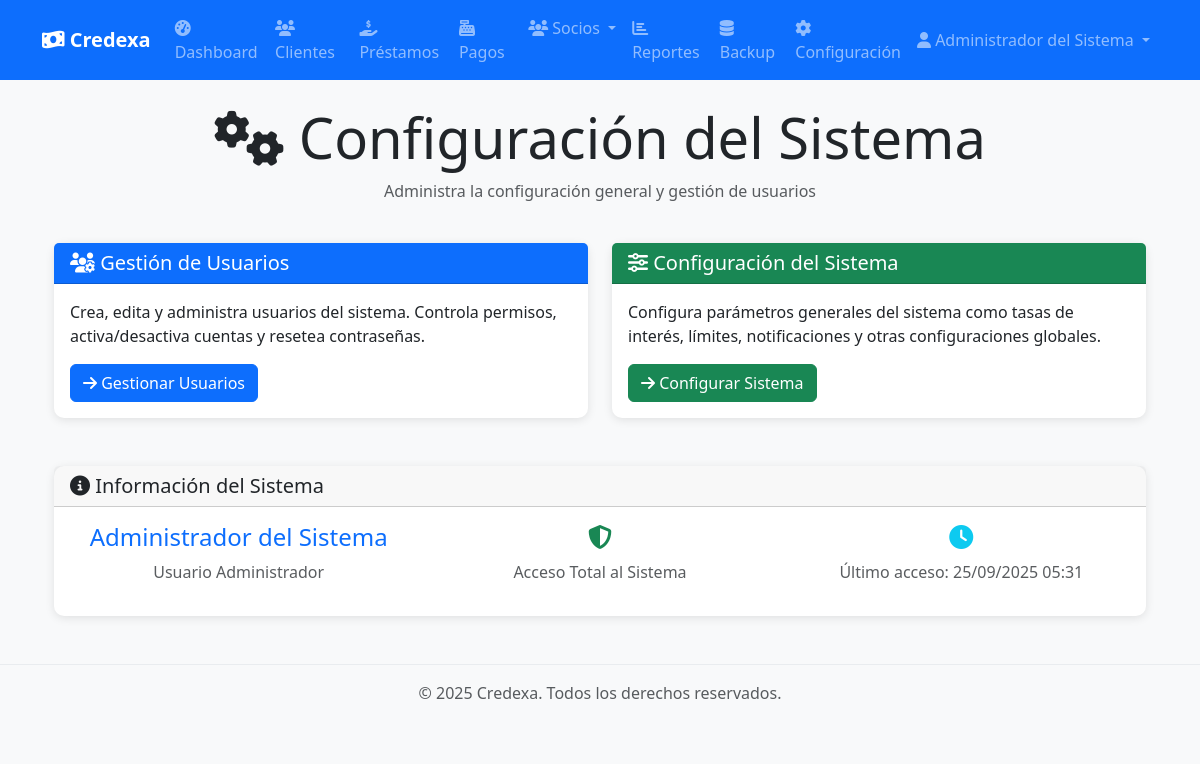
Before: /api/configuracion (signed in) with the older database file.
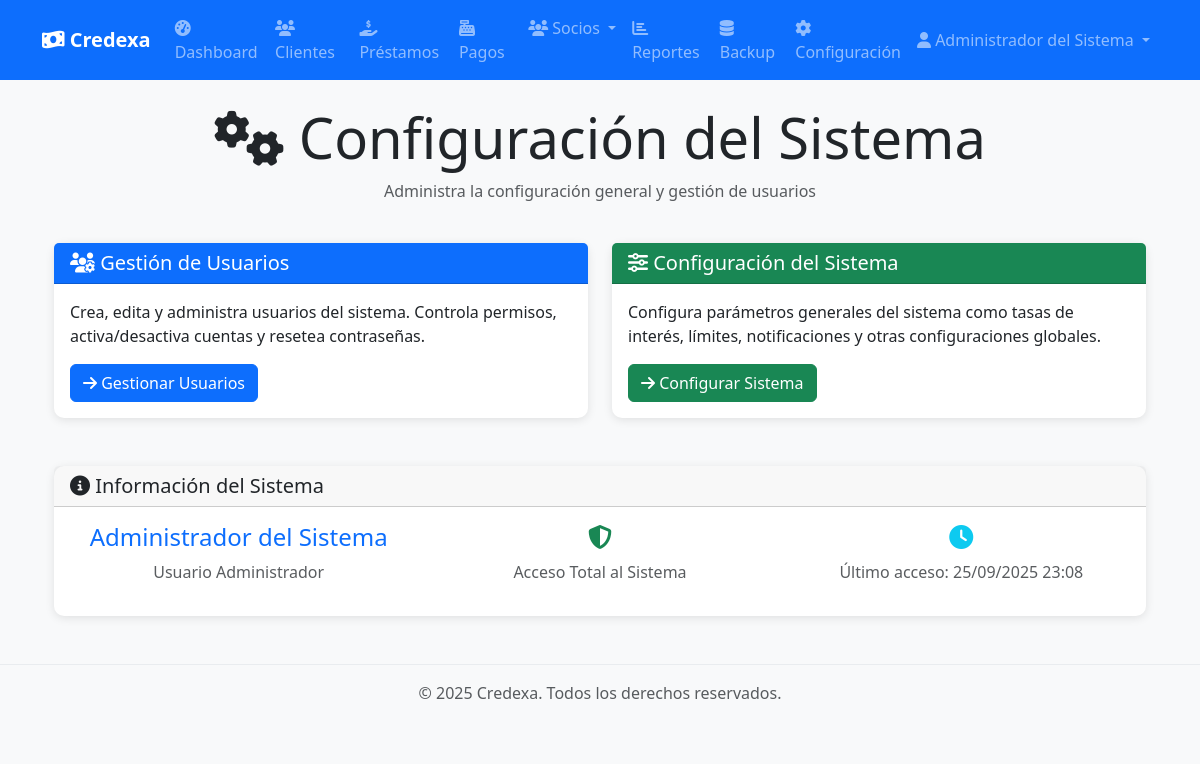
After: the same page with the newer database file.
### app/models/user.py (models this page shows, shortened)
class Usuario(Base):
    __tablename__ = "usuarios"
    id = Column(Integer, primary_key=True, index=True)
    nombre_completo = Column(String, nullable=False)
    username = Column(String, unique=True, index=True, nullable=False)
    email = Column(String, unique=True, index=True, nullable=False)
    hashed_password = Column(String, nullable=False)
    rol_id = Column(Integer, ForeignKey("roles.id"), nullable=False)
    activo = Column(Boolean, default=True, nullable=False)
    ultimo_login = Column(DateTime(timezone=True), nullable=True)
    creado_en = Column(DateTime(timezone=True), server_default=func.now())
    actualizado_en = Column(DateTime(timezone=True), onupdate=func.now())
    rol = relationship("Rol", back_populates="usuarios")
    pagos_socio = relationship("PagoSocio", back_populates="usuario", cascade="all, delete-orphan")

### app/api/configuracion.py (the view)
@router.get("", response_class=HTMLResponse)
async def pagina_configuracion(
    request: Request,
    current_user: UsuarioModel = Depends(get_current_admin_user)
):
    return templates.TemplateResponse("configuracion/index.html", {
        "request": request,
        "title": "Configuración del Sistema",
        "user": current_user
    })

### app/templates/configuracion/index.html (shortened to what this page needs)
{% extends "base.html" %}
{% block content %}
<div class="container mt-4">
    <div class="row mb-4">
        <div class="col-12">
            <h1 class="display-4 text-center">
                <i class="fas fa-cogs"></i> Configuración del Sistema
            </h1>
            <p class="text-center text-muted">Administra la configuración general y gestión de usuarios</p>
        </div>
    </div>
    <div class="row">
        <div class="col-md-6 mb-4">
            <div class="card h-100 border-primary">
                <div class="card-header bg-primary text-white">
                    <h5 class="mb-0">
                        <i class="fas fa-users-cog"></i>
                        Gestión de Usuarios
                    </h5>
                </div>
                <div class="card-body d-flex flex-column">
                    <p class="card-text">
                        Crea, edita y administra usuarios del sistema. Controla permisos,
                        activa/desactiva cuentas y resetea contraseñas.
                    </p>
                    <div class="mt-auto">
                        <a href="/configuracion/usuarios" class="btn btn-primary">
                            <i class="fas fa-arrow-right"></i>
                            Gestionar Usuarios
                        </a>
                    </div>
                </div>
            </div>
        </div>
        <div class="col-md-6 mb-4">
            <div class="card h-100 border-success">
                <div class="card-header bg-success text-white">
                    <h5 class="mb-0">
                        <i class="fas fa-sliders-h"></i>
                        Configuración del Sistema
                    </h5>
                </div>
                <div class="card-body d-flex flex-column">
                    <p class="card-text">
                        Configura parámetros generales del sistema como tasas de interés,
                        límites, notificaciones y otras configuraciones globales.
                    </p>
                    <div class="mt-auto">
                        <a href="/configuracion/sistema" class="btn btn-success">
                            <i class="fas fa-arrow-right"></i>
                            Configurar Sistema
                        </a>
                    </div>
                </div>
            </div>
        </div>
    </div>
    <div class="row mt-4">
        <div class="col-12">
            <div class="card">
                <div class="card-header">
                    <h5 class="mb-0">
                        <i class="fas fa-info-circle"></i>
                        Información del Sistema
                    </h5>
                </div>
                <div class="card-body">
                    <div class="row">
                        <div class="col-md-4">
                            <div class="text-center">
                                <h4 class="text-primary">{{ user.nombre_completo }}</h4>
                                <p class="text-muted">Usuario Administrador</p>
                            </div>
                        </div>
                        <div class="col-md-4">
                            <div class="text-center">
                                <h4 class="text-success">
                                    <i class="fas fa-shield-alt"></i>
                                </h4>
                                <p class="text-muted">Acceso Total al Sistema</p>
                            </div>
                        </div>
                        <div class="col-md-4">
                            <div class="text-center">
                                <h4 class="text-info">
                                    <i class="fas fa-clock"></i>
                                </h4>
                                <p class="text-muted">Último acceso: {{ user.ultimo_login.strftime('%d/%m/%Y %H:%M') if user.ultimo_login else 'Nunca' }}</p>
                            </div>
                        </div>
                    </div>
                </div>
            </div>
        </div>
    </div>
</div>
{% endblock %}

### app/templates/base.html (shortened to what this page needs)
<!DOCTYPE html>
<html lang="es">
<head>
    <link href="https://cdn.jsdelivr.net/npm/bootstrap@5.3.0/dist/css/bootstrap.min.css" rel="stylesheet">
    <link rel="stylesheet" href="https://cdnjs.cloudflare.com/ajax/libs/font-awesome/6.4.0/css/all.min.css">
    <link href="/static/css/style.css" rel="stylesheet">
</head>
<body>
    <nav class="navbar navbar-expand-lg navbar-dark bg-primary">
        <div class="container">
            <a class="navbar-brand" href="/">
                <i class="fas fa-money-bill-wave"></i>
                Credexa
            </a>
            {% if user %}
            <div class="collapse navbar-collapse" id="navbarNav">
                <ul class="navbar-nav me-auto">
                    <li class="nav-item">
                        <a class="nav-link" href="/dashboard">
                            <i class="fas fa-tachometer-alt"></i> Dashboard
                        </a>
                    </li>
                    <li class="nav-item">
                        <a class="nav-link" href="/clientes">
                            <i class="fas fa-users"></i> Clientes
                        </a>
                    </li>
                    <li class="nav-item">
                        <a class="nav-link" href="/prestamos">
                            <i class="fas fa-hand-holding-usd"></i> Préstamos
                        </a>
                    </li>
                    <li class="nav-item">
                        <a class="nav-link" href="/pagos">
                            <i class="fas fa-cash-register"></i> Pagos
                        </a>
                    </li>
                    <li class="nav-item dropdown">
                        <a class="nav-link dropdown-toggle" href="#" id="sociosDropdown" role="button" data-bs-toggle="dropdown">
                            <i class="fas fa-users"></i> Socios
                        </a>
                    </li>
                    <li class="nav-item">
                        <a class="nav-link" href="/reportes">
                            <i class="fas fa-chart-bar"></i> Reportes
                        </a>
                    </li>
                    {% if user.is_admin %}
                    <li class="nav-item">
                        <a class="nav-link" href="/backup">
                            <i class="fas fa-database"></i> Backup
                        </a>
                    </li>
                    <li class="nav-item">
                        <a class="nav-link" href="/configuracion">
                            <i class="fas fa-cog"></i> Configuración
                        </a>
                    </li>
                    {% endif %}
                </ul>
                <ul class="navbar-nav">
                    <li class="nav-item dropdown">
                        <a class="nav-link dropdown-toggle" href="#" id="userDropdown" role="button" data-bs-toggle="dropdown">
                            <i class="fas fa-user"></i> {{ user.nombre_completo }}
                        </a>
                    </li>
                </ul>
            </div>
            {% endif %}
        </div>
    </nav>
    <main class="{% block main_class %}container mt-4{% endblock %}">
        {% block content %}{% endblock %}
    </main>
    <footer class="bg-light text-center text-muted py-3 mt-5">
        <div class="container">
            <p>&copy; 2025 Credexa. Todos los derechos reservados.</p>
        </div>
    </footer>
</body>
</html>

### app/static/css/style.css (style rules this page uses)
:root { --primary-color: #0d6efd; --success-color: #198754; --warning-color: #ffc107; --danger-color: #dc3545; --info-color: #0dcaf0; --light-bg: #f8f9fa; --dark-text: #212529; }
body { font-family: 'Segoe UI', Tahoma, Geneva, Verdana, sans-serif; background-color: #f8f9fa; }
.navbar-brand { font-weight: bold; }
.card { border: none; border-radius: 10px; box-shadow: 0 2px 10px rgba(0, 0, 0, 0.1); transition: transform 0.2s ease-in-out, box-shadow 0.2s ease-in-out; }
.btn { border-radius: 6px; font-weight: 500; transition: all 0.2s ease-in-out; }
.nav-link { font-weight: 500; transition: color 0.2s ease; }
footer { margin-top: auto; border-top: 1px solid #e9ecef; }

Changed rows visible on the page:
changed Usuario "Administrador del Sistema": ultimo_login "25/09/2025 05:31" → "25/09/2025 23:08"
